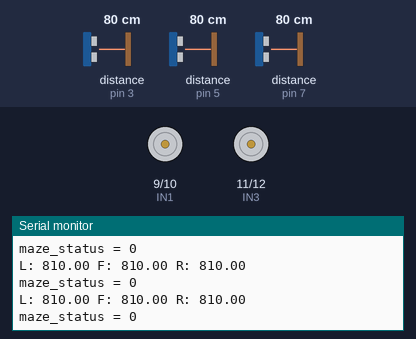
Bench run of a sketch on a simulated Arduino Uno, built with avr-gcc and run on an emulated ATmega328P. On the bench: motor-driver pin pairs drawn as motors (green arrow = first pin HIGH = forward, orange = second pin HIGH = backward, longer = more drive, scaled by the enable pin), the last lines printed to the serial monitor. The inputs (shaded band) are chosen by the test bench; at power-on: distance to the obstacle (sensors on pin 3, pin 5, pin 7) 80 cm. The echo pulse lasts 58.3 µs per cm.

Above: at 1.2 s.
1.3 s: distance to the obstacle (sensor on pin 3) set to 250 cm
At 1.9 s:
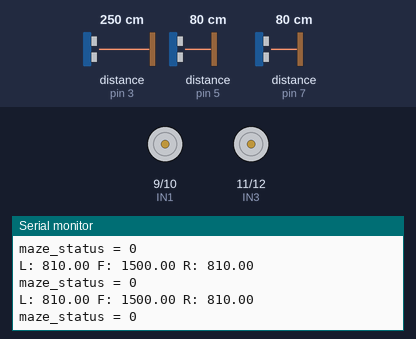
4.3 s: distance to the obstacle (sensor on pin 5) set to 2 cm
At 5.4 s:
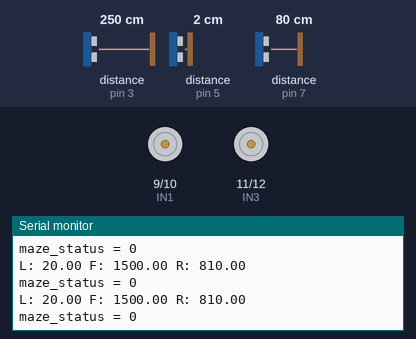
7.3 s: distance to the obstacle (sensor on pin 7) set to 23 cm
At 8.1 s:
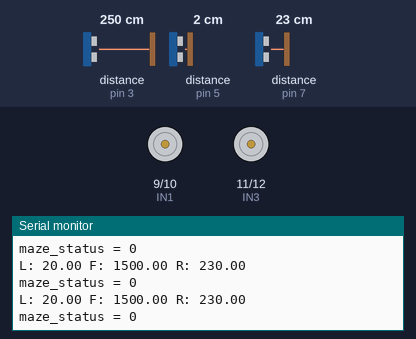
8.8 s: distance to the obstacle (sensor on pin 7) set to 18 cm
At 9.7 s:
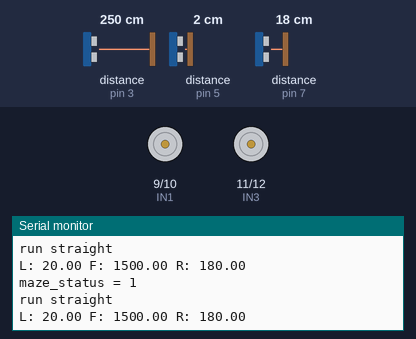
10.3 s: distance to the obstacle (sensor on pin 5) set to 53 cm
At 11.3 s:
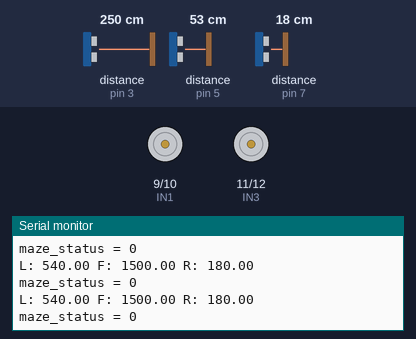
13.3 s: distance to the obstacle (sensor on pin 3) set to 120 cm
At 14.4 s:
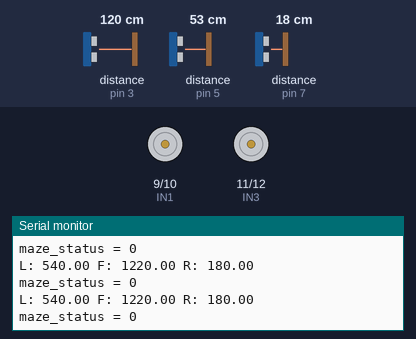
Timing chart, 0 to 16.3 s (numbered marks = the images above; inputs shaded):
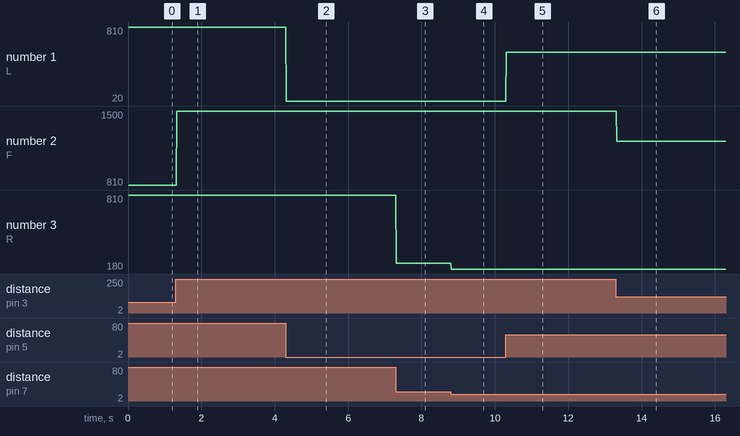

Measured:
- the behaviour switches between 21 and 20 cm on distance to the obstacle (sensor on pin 7) (found by bisection; images 3 and 4)
- after the input at 1.3 s, the serial monitor: prints a new line at once (image 1)
- after the input at 4.3 s, the serial monitor: prints a new line at once (image 2)
- after the input at 7.3 s, the serial monitor: prints a new line at once (image 3)
- after the input at 8.8 s, the serial monitor: prints a new line at once (image 4)
- after the input at 10.3 s, the serial monitor: prints a new line at once (image 5)
- after the input at 13.3 s, the serial monitor: prints a new line at once (image 6)
- plotted number 1: 810 → 20 after the input at 4.3 s, 20 → 540 after the input at 10.3 s

The sketch:

maze3.ino
```cpp
/////////////////////sonar///////////////////////

#include <NewPing.h>

#define SONAR_NUM 3      // Number of sensors.
#define MAX_DISTANCE 150 // Maximum distance (in cm) to ping.
#define WALL_GAP_DISTANCE      400 //mm 단위
#define WALL_GAP_DISTANCE_HALF 200 //mm 단위
#define MOTOR_PWM_OFFSET 10


#define Front 0
#define Left  1
#define Right 2

#define TRIG1 2 // 초음파 센서 1번 Trig 핀 번호
#define ECHO1 3 // 초음파 센서 1번 Echo 핀 번호

#define TRIG2 4 // 초음파 센서 2번 Trig 핀 번호
#define ECHO2 5 // 초음파 센서 2번 Echo 핀 번호

#define TRIG3 6 // 초음파 센서 3번 Trig 핀 번호
#define ECHO3 7 // 초음파 센서 3번 Echo 핀 번호

NewPing sonar[SONAR_NUM] = {   // Sensor object array.
NewPing(TRIG1, ECHO1, MAX_DISTANCE), // Each sensor's trigger pin, echo pin, and max distance to ping.
NewPing(TRIG2, ECHO2, MAX_DISTANCE),
NewPing(TRIG3, ECHO3, MAX_DISTANCE)
};


/////////////////////L298//////////////////////////
#define ENA 8
#define IN1 9
#define IN2 10
#define IN3 11
#define IN4 12
#define ENB 13

 float front_sonar = 0.0;
 float left_sonar  = 0.0;
 float right_sonar = 0.0;

/////////////////////Maze_Status//////////////////////////
int maze_status = 0;


void setup()
{

  pinMode(TRIG1, OUTPUT);
  pinMode(ECHO1, INPUT);

  pinMode(TRIG2, OUTPUT);
  pinMode(ECHO2, INPUT);

  pinMode(TRIG3, OUTPUT);
  pinMode(ECHO3, INPUT);

  pinMode(ENA, OUTPUT);
  pinMode(IN1, OUTPUT);
  pinMode(IN2, OUTPUT);

  pinMode(IN3, OUTPUT);
  pinMode(IN4, OUTPUT);
  pinMode(ENB, OUTPUT);
   Serial.begin(115200); // 통신속도를 115200으로 정의함

}

void motor_A_control(int direction_a, int motor_speed_a) //모터 A의 방향(direction)과 속도(speed) 제어
{
  if(direction_a == HIGH)
  {
     digitalWrite(IN1, LOW); //모터의 방향 제어
     digitalWrite(IN2, HIGH);
     analogWrite(ENA,motor_speed_a); //모터의 속도 제어

  }
  else
  {
    digitalWrite(IN1, HIGH);
    digitalWrite(IN2, LOW);
    analogWrite(ENA,motor_speed_a);

  }
}
void motor_B_control(int direction_b, int motor_speed_b) //모터 A의 방향(direction)과 속도(speed) 제어
{
  if(direction_b == HIGH)
  {
     digitalWrite(IN3, HIGH); //모터의 방향 제어
     digitalWrite(IN4, LOW);
     analogWrite(ENB,motor_speed_b); //모터의 속도 제어

  }
  else
  {
    digitalWrite(IN3, LOW);
    digitalWrite(IN4, HIGH);
    analogWrite(ENB,motor_speed_b);

  }
}


void check_maze_status(void)
{
  if((left_sonar>=0) && (left_sonar<=WALL_GAP_DISTANCE_HALF) && (right_sonar>=0) && (right_sonar<=WALL_GAP_DISTANCE_HALF) && (front_sonar>=0) && (front_sonar<=WALL_GAP_DISTANCE_HALF)) // 3면이 다 막힌 경우
  {
    maze_status = 4;
    Serial.println("maze_status = 4");
  }
  else if( (left_sonar>=0) && (left_sonar<=WALL_GAP_DISTANCE_HALF) && (right_sonar>=0) && (right_sonar<=WALL_GAP_DISTANCE_HALF) && (front_sonar>=WALL_GAP_DISTANCE_HALF)  )
  {
    maze_status = 1;
    Serial.println("maze_status = 1");
  }
  else if((left_sonar>=0) && (left_sonar<=WALL_GAP_DISTANCE_HALF) && (front_sonar>=0) && (front_sonar<=WALL_GAP_DISTANCE_HALF))
  {
    maze_status = 2;
    Serial.println("maze_status = 2");
  }
  else if((right_sonar>=0) && (right_sonar<=WALL_GAP_DISTANCE_HALF) && (front_sonar>=0) && (front_sonar<=WALL_GAP_DISTANCE_HALF))
  {
    maze_status = 3;
    Serial.println("maze_status = 3");
  }
  else
  {
    maze_status = 0;
    Serial.println("maze_status = 0");
  }
}
//먼저 left_sonar = 0; right_sonar = 0; 으로 해서 오른쪽 방향 찾기
void wall_collision_avoid(int base_spped)
{
  float error = 0.0;
  float Kp = 0.5; //나중에 조정해야 할 값(얼마나 돌지)
  int pwm_control = 0;
  int right_pwm = 0;
  int left_pwm  = 0;
  error = (right_sonar - left_sonar);
  error = Kp * error;
  if(error >= 50) error = 50;
  if(error <= -50) error = -50;


  right_pwm = base_spped - error;
  left_pwm  = base_spped + error;

  if(right_pwm <= 0) right_pwm = 0;
  if(left_pwm  <= 0) left_pwm  = 0;

  if(right_pwm >= 150) right_pwm = 150;
  if(left_pwm  >= 70) left_pwm  = 70;

  motor_A_control(HIGH,left_pwm); //오른쪽 전진
  motor_B_control(HIGH,right_pwm); // 왼쪽 전진

}
void loop()
{
  //Serial.print("Duration: ");
  //Serial.println(duration);

  front_sonar = sonar[Front].ping_cm()*10; // 전방 센서 측정
  left_sonar  = sonar[Left].ping_cm() *10; // 좌축 센서 측정
  right_sonar = sonar[Right].ping_cm()*10; // 우측 센서 측정
  if(front_sonar == 0.0) front_sonar = MAX_DISTANCE*10; // 0.0 출력이 최대값이므로
  if(left_sonar  == 0.0)  left_sonar = MAX_DISTANCE*10;
  if(right_sonar == 0.0) right_sonar = MAX_DISTANCE*10;

  Serial.print("L: "); Serial.print(left_sonar); Serial.print(" ");
  Serial.print("F: "); Serial.print(front_sonar); Serial.print(" ");
  Serial.print("R: "); Serial.println(right_sonar);

  check_maze_status();
/*
  if(maze_status == 4)
  {
  //정지 한다
  Serial.println("Rotate CCW");
  motor_A_control(HIGH,0);
  motor_B_control(LOW,0);
  delay(1000);

  //180도 회전을 한다
  motor_A_control(HIGH,70); //왼쪽 전진
  motor_B_control(LOW,90); //오른쪽은 후진
  delay(1500);

  //정지 한다
  motor_A_control(HIGH,0);
  motor_B_control(LOW,0);
  delay(1000);
  } */
  if(maze_status == 1)
  {
  //앞으로 간다
  Serial.println("run straight");
  wall_collision_avoid(100);
  } /*
  else if(maze_status == 3)
  {
  //정지 한다
  Serial.println("Rotate CCW");
  motor_A_control(HIGH,0);
  motor_B_control(LOW,0);
  delay(1000);

  //왼쪽으로 90도 회전 한다
  motor_A_control(LOW,70);
  motor_B_control(HIGH,90);
  delay(700);

  //정지 한다
  motor_A_control(HIGH,0);
  motor_B_control(LOW,0);
  delay(1000);
  }
  else if(maze_status == 2)
  {
  //정지 한다
  Serial.println("Rotate CCW");
  motor_A_control(HIGH,0);
  motor_B_control(LOW,0);
  delay(1000);

  //오르쪽으로 90도 회전 한다
  motor_A_control(HIGH,70);
  motor_B_control(LOW,90);
  delay(700);

  //정지 한다
  motor_A_control(HIGH,0);
  motor_B_control(LOW,0);
  delay(1000);
  } */
  else
  {

  }


}
```
